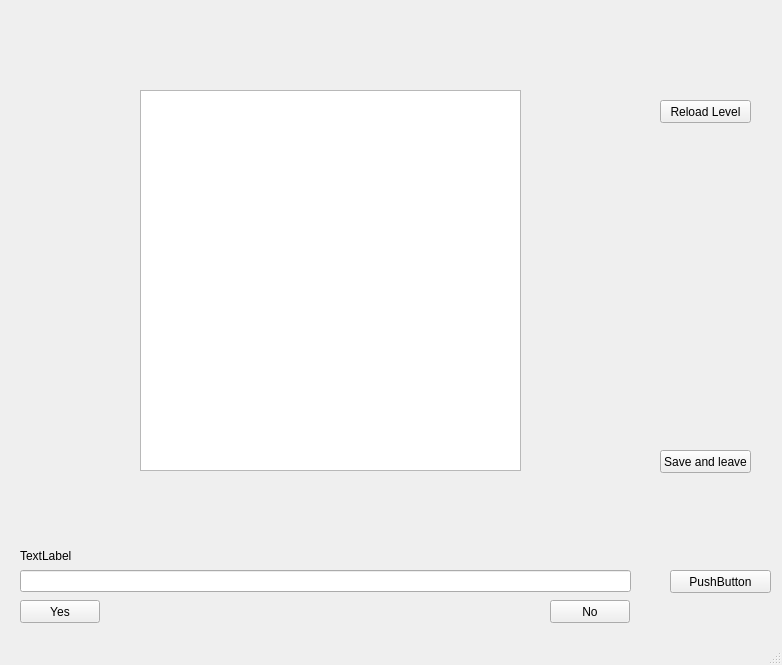
<?xml version="1.0" encoding="UTF-8"?>
<ui version="4.0">
 <class>MainWindow</class>
 <widget class="QMainWindow" name="MainWindow">
  <property name="geometry">
   <rect>
    <x>0</x>
    <y>0</y>
    <width>782</width>
    <height>665</height>
   </rect>
  </property>
  <property name="windowTitle">
   <string>BABA IS YOU</string>
  </property>
  <widget class="QWidget" name="centralwidget">
   <widget class="QGraphicsView" name="graphicsView">
    <property name="geometry">
     <rect>
      <x>140</x>
      <y>90</y>
      <width>381</width>
      <height>381</height>
     </rect>
    </property>
    <property name="backgroundBrush">
     <brush brushstyle="SolidPattern">
      <color alpha="255">
       <red>186</red>
       <green>189</green>
       <blue>182</blue>
      </color>
     </brush>
    </property>
    <property name="foregroundBrush">
     <brush brushstyle="NoBrush">
      <color alpha="255">
       <red>136</red>
       <green>138</green>
       <blue>133</blue>
      </color>
     </brush>
    </property>
   </widget>
   <widget class="QPushButton" name="reloadLevelButton">
    <property name="geometry">
     <rect>
      <x>660</x>
      <y>100</y>
      <width>91</width>
      <height>23</height>
     </rect>
    </property>
    <property name="text">
     <string>Reload Level</string>
    </property>
   </widget>
   <widget class="QPushButton" name="saveAndLeaveButton">
    <property name="geometry">
     <rect>
      <x>660</x>
      <y>450</y>
      <width>91</width>
      <height>23</height>
     </rect>
    </property>
    <property name="text">
     <string>Save and leave</string>
    </property>
   </widget>
   <widget class="QLabel" name="messageBoxLabel">
    <property name="geometry">
     <rect>
      <x>20</x>
      <y>540</y>
      <width>661</width>
      <height>31</height>
     </rect>
    </property>
    <property name="text">
     <string>TextLabel</string>
    </property>
   </widget>
   <widget class="QLineEdit" name="inputText">
    <property name="geometry">
     <rect>
      <x>20</x>
      <y>570</y>
      <width>611</width>
      <height>22</height>
     </rect>
    </property>
   </widget>
   <widget class="QPushButton" name="loadOrSaveButton">
    <property name="geometry">
     <rect>
      <x>670</x>
      <y>570</y>
      <width>101</width>
      <height>23</height>
     </rect>
    </property>
    <property name="text">
     <string>PushButton</string>
    </property>
   </widget>
   <widget class="QPushButton" name="yesButton">
    <property name="geometry">
     <rect>
      <x>20</x>
      <y>600</y>
      <width>80</width>
      <height>23</height>
     </rect>
    </property>
    <property name="text">
     <string>Yes</string>
    </property>
   </widget>
   <widget class="QPushButton" name="noButton">
    <property name="geometry">
     <rect>
      <x>550</x>
      <y>600</y>
      <width>80</width>
      <height>23</height>
     </rect>
    </property>
    <property name="text">
     <string>No</string>
    </property>
   </widget>
  </widget>
  <widget class="QMenuBar" name="menubar">
   <property name="geometry">
    <rect>
     <x>0</x>
     <y>0</y>
     <width>782</width>
     <height>20</height>
    </rect>
   </property>
  </widget>
  <widget class="QStatusBar" name="statusbar"/>
 </widget>
 <resources/>
 <connections/>
</ui>
